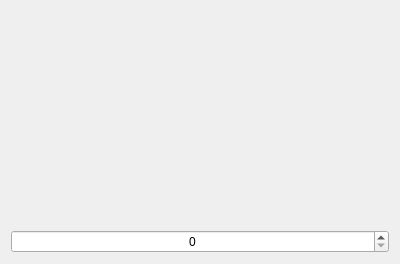
<?xml version="1.0" encoding="UTF-8"?>
<ui version="4.0">
 <class>Widget</class>
 <widget class="QWidget" name="Widget">
  <property name="geometry">
   <rect>
    <x>0</x>
    <y>0</y>
    <width>400</width>
    <height>264</height>
   </rect>
  </property>
  <property name="windowTitle">
   <string>Widget</string>
  </property>
  <layout class="QHBoxLayout" name="horizontalLayout">
   <item alignment="Qt::AlignBottom">
    <widget class="QSpinBox" name="spinBox">
     <property name="wrapping">
      <bool>false</bool>
     </property>
     <property name="alignment">
      <set>Qt::AlignBottom|Qt::AlignHCenter</set>
     </property>
    </widget>
   </item>
  </layout>
 </widget>
 <layoutdefault spacing="6" margin="11"/>
 <resources/>
 <connections/>
</ui>
